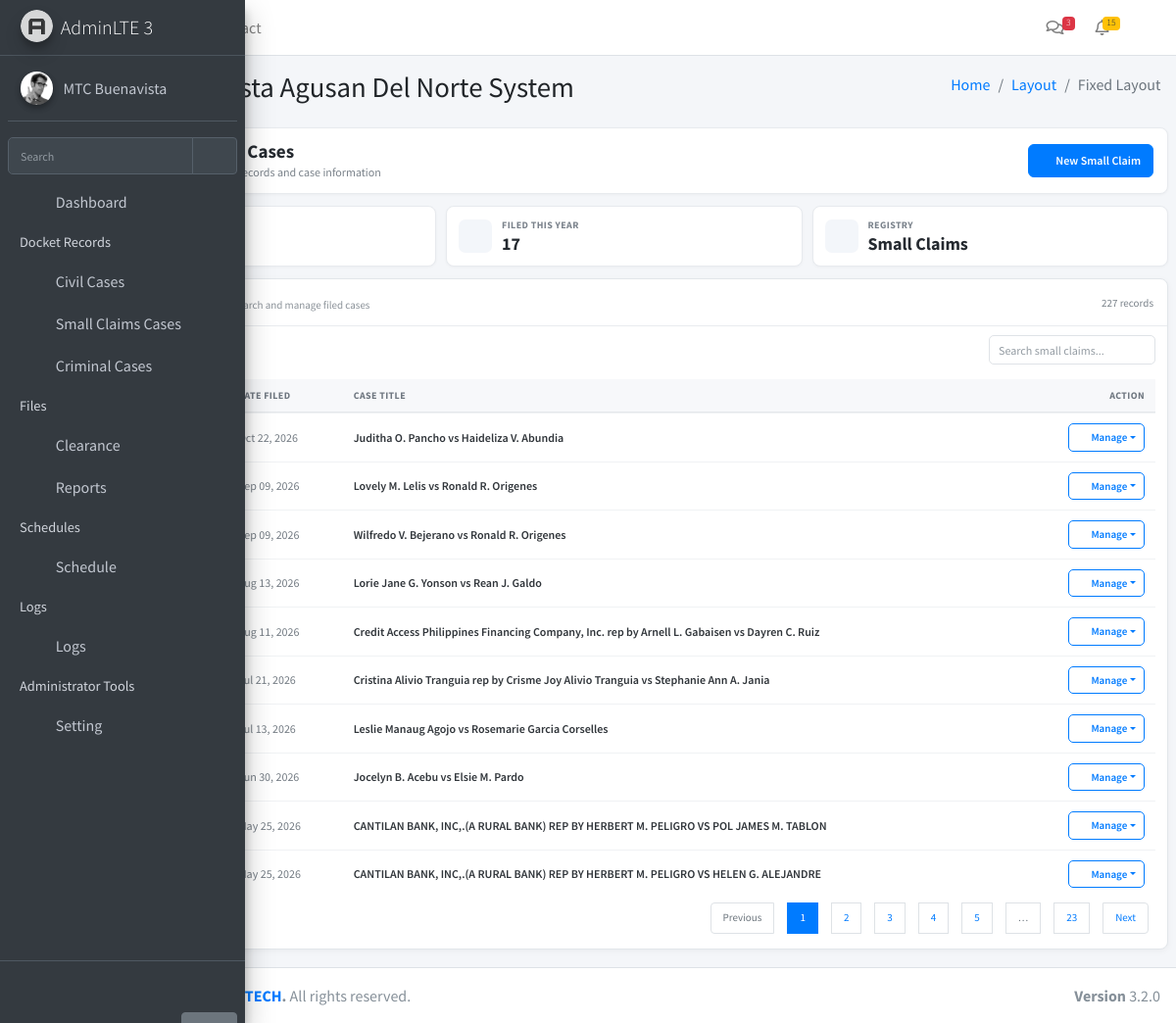
Page /cases/scc (signed in) on the committed database.
### app/models.py (models this page shows, shortened)
class Module(db.Model):
    __tablename__ = 'modules'
    id = db.Column(db.Integer, primary_key=True)
    name = db.Column(db.String(255), nullable=False)
    icon = db.Column(db.String(255), nullable=False)
    description = db.Column(db.Text, nullable=True)
    url = db.Column(db.String(255), nullable=True)
    created_at = db.Column(db.DateTime, default=datetime.utcnow)
    updated_at = db.Column(db.DateTime, default=datetime.utcnow, onupdate=datetime.utcnow)

class Cases(db.Model):
    __tablename__ = "cases"
    id = db.Column(db.Integer, primary_key=True)
    case_number = db.Column(db.String(100), nullable=False, unique=True, index=True)
    title = db.Column(db.Text, nullable=False)          # e.g. "Juan Dela Cruz vs Pedro Santos"
    nature = db.Column(db.Text, nullable=True)          # e.g. "Collection of Sum of Money"
    date_filed = db.Column(db.Date, nullable=True)
    case_type = db.Column(
        db.String(50),
        nullable=False,
        index=True
    )
    action = db.Column(
    db.JSON,
    nullable=False,
    default=lambda: {
        "revived_date": "",
        "decision_date": "",
        "decision_type": "",
        "archived_date": "",
        "referred_date": "",
        "hearing_pretrial": "",
        "hearing_initialpretrial": "",
        "tad": "",
    }
        )
    information = db.Column(
        db.JSON,
        nullable=False,
        default=lambda: {
            "plaintiffs": [],
            "defendants": [],
            "amount_claimed": "",
            "property_location": "",
            "election_details": "",
            "summary_procedure_tag": False,
        }
    )
    filepath = db.Column(db.Text, nullable=True)
    created_at = db.Column(
        db.DateTime,
        default=datetime.utcnow,
        nullable=False
    )
    updated_at = db.Column(
        db.DateTime,
        default=datetime.utcnow,
        onupdate=datetime.utcnow,
        nullable=False
    )

### app/routes/other_case.py (the view)
@cases_bp.route('/scc')
@login_required
@require_module(7)
def small_claims():
    CourtRecordsSclaims = (
        Cases.query
        .filter(func.lower(Cases.case_type) == "smallclaims")
        .order_by(
            cast(
                func.substr(
                    Cases.case_number,
                    4,
                    func.instr(
                        func.substr(Cases.case_number, 4),
                        "-"
                    ) - 1
                ),
                Integer
            ).desc()
        )
        .all()
    )
    return render_template(
        "cases/small_claims/index.html",
        CourtRecordsSclaims=CourtRecordsSclaims
    )

### app/__init__.py (called while the page is built)
def create_app():
    app = Flask(__name__)
    app.config.from_object(Config)
    db.init_app(app)
    login_manager.init_app(app)
    login_manager.login_view = 'auth.login'
    from app.models import User, Setting, Module
    @login_manager.user_loader
    def load_user(user_id):
        return User.query.get(int(user_id))
    @app.context_processor
    def inject_globals():
        modules = Module.query.all()
        user_modules = []
        if current_user.is_authenticated and current_user.role:
            user_modules = current_user.role.modules
        settings = {s.function_desc: s.function for s in Setting.query.all()}
        return dict(modules=modules, user_modules=user_modules, settings=settings)
    from app.routes import blueprints
    for bp in blueprints:
        app.register_blueprint(bp)
    with app.app_context():
        db.create_all()
    return app

### app/templates/cases/small_claims/index.html (shortened to what this page needs)
{% extends "layouts/layout1.html" %}
{% block content %}
<section class="smallclaims-page">
  <div class="sc-toolbar">
    <div class="d-flex align-items-center justify-content-between flex-wrap">
      <div class="sc-heading">
        <div class="sc-icon"></div>
        <div>
          <h1>Small Claims Cases</h1>
          <p>Small claims docket records and case information</p>
        </div>
      </div>
      <button type="button" class="btn btn-primary sc-btn" onclick="createModal('smallclaim')">
        <i class="fas fa-plus mr-1"></i> New Small Claim
      </button>
    </div>
  </div>
  <div class="sc-stats">
    <div class="sc-stat"><div class="sc-stat-icon"></div><div><div class="sc-label">Total Small Claims</div><div class="sc-value">{{ CourtRecordsSclaims|length }}</div></div></div>
    <div class="sc-stat"><div class="sc-stat-icon"><i class="fas fa-calendar-alt"></i></div><div><div class="sc-label">Filed This Year</div><div class="sc-value" id="scFiledThisYear">0</div></div></div>
    <div class="sc-stat"><div class="sc-stat-icon"><i class="fas fa-list"></i></div><div><div class="sc-label">Registry</div><div class="sc-value">Small Claims</div></div></div>
  </div>
  <div class="sc-registry">
    <div class="sc-registry-header">
      <div><span class="registry-title">Small Claims Registry</span><span class="registry-subtitle">Search and manage filed cases</span></div>
      <span class="registry-count">{{ CourtRecordsSclaims|length }} record{% if CourtRecordsSclaims|length != 1 %}s{% endif %}</span>
    </div>
    <div class="sc-table-wrap">
      <table id="example2" class="table table-hover">
        <thead><tr><th>Case Number</th><th>Date Filed</th><th>Case Title</th><th class="text-right">Action</th></tr></thead>
        <tbody>
          {% for smallcase in CourtRecordsSclaims %}
          <tr>
            <td><span class="sc-number">{{ smallcase.case_number }}</span></td>
            <td class="sc-date">{{ smallcase.date_filed.strftime('%b %d, %Y') if smallcase.date_filed else '—' }}</td>
            <td><div class="sc-title" title="{{ smallcase.title or '' }}">{{ smallcase.title or 'Untitled case' }}</div></td>
            <td class="text-right">
              <div class="dropdown">
                <button type="button" class="btn btn-outline-primary btn-sm sc-action dropdown-toggle" data-toggle="dropdown" aria-haspopup="true" aria-expanded="false"><i class="fas fa-cog mr-1"></i> Manage</button>
              </div>
            </td>
          </tr>
          {% endfor %}
        </tbody>
      </table>
    </div>
  </div>
</section>
{% endblock %}

### app/templates/layouts/partials/navbar.html (shortened to what this page needs)
<nav class="mt-2">
  <ul class="nav nav-pills nav-sidebar flex-column nav-child-indent" data-widget="treeview" role="menu" data-accordion="false">
    <li class="nav-item">
      <a href="/dashboard" class="nav-link">
        <i class="nav-icon fas fa-tachometer-alt"></i>
        <p>Dashboard</p>
      </a>
    </li>
{% if user_modules %}
  <li class="nav-header">Docket Records</li>
  {% set standalone_modules = modules
    | selectattr('id', 'in', user_modules)
    | selectattr('id', 'in', [6,7,9,10])
    | list %}
  {% for m in standalone_modules %}
    <li class="nav-item">
      <a href="/{{ m.url }}" class="nav-link">
        <i class="nav-icon fa {{ m.icon }}"></i>
        <p>{{ m.name }}</p>
      </a>
    </li>
  {% endfor %}
{% endif %}
{% set cert_modules = modules
  | selectattr('id', 'in', user_modules)
  | selectattr('id', 'in', [5,16])
  | list %}
{% if cert_modules %}
  <li class="nav-header">Files</li>
   {% for m in cert_modules %}
        <li class="nav-item">
          <a href="/{{ m.url }}" class="nav-link">
            <i class="nav-icon fa {{ m.icon }}"></i>
            <p>{{ m.name }}</p>
          </a>
        </li>
      {% endfor %}
{% endif %}
{% set sched_modules = modules
  | selectattr('id', 'in', user_modules)
  | selectattr('id', 'in', [11,12])
  | list %}
{% if sched_modules %}
  <li class="nav-header">Schedules</li>
  <li class="nav-item {% if request.path in ['/schedule/court', '/schedule/wedding'] %}menu-is-opening menu-open{% endif %}">
    <a href="#" class="nav-link {% if request.path in ['/schedule/court', '/schedule/wedding'] %}active{% endif %}">
      <i class="nav-icon fas fa-calendar-alt"></i>
      <p>
        Schedule
        <i class="right fas fa-angle-left"></i>
      </p>
    </a>
  </li>
{% endif %}
{% set logs_modules = modules
  | selectattr('id', 'in', user_modules)
  | selectattr('id', 'in', [13,14,15])
  | list %}
{% if logs_modules %}
  <li class="nav-header">Logs</li>
  <li class="nav-item">
    <a href="#" class="nav-link">
      <i class="nav-icon fas fa-clipboard-list"></i>
      <p>
        Logs
        <i class="right fas fa-angle-left"></i>
      </p>
    </a>
  </li>
{% endif %}
    {% if user_modules %}
      {% set admin_modules = modules
        | selectattr('id', 'in', user_modules)
        | selectattr('id', 'in', [1,2,3,4])
        | list %}
 {% set admin_paths = ['/roles', '/users', '/modules', '/settings'] %}
{% if admin_modules %}
  <li class="nav-header">Administrator Tools</li>
  <li class="nav-item {% if request.path.rstrip('/') in admin_paths %}menu-is-opening menu-open{% endif %}">
    <a href="#"
       class="nav-link {% if request.path.rstrip('/') in admin_paths %}active{% endif %}">
      <i class="nav-icon fas fa-cogs"></i>
      <p>
        Setting
        <i class="right fas fa-angle-left"></i>
      </p>
    </a>
  </li>
{% endif %}
    {% endif %}
  </ul>
</nav>

### app/templates/cases/small_claims/index.html (style rules this page uses)
.smallclaims-page { width:100%; max-width:100%; flex:0 0 100%; padding:0 0 18px; }
.sc-toolbar { background:#fff; border:1px solid #e7eaee; border-radius:8px; padding:12px 14px; margin-bottom:12px; box-shadow:0 1px 3px rgba(0,0,0,.04); }
.sc-heading { display:flex; align-items:center; min-width:0; }
.sc-icon { width:34px; height:34px; border-radius:7px; background:#eef5ff; color:#0d6efd; display:flex; align-items:center; justify-content:center; margin-right:10px; flex:0 0 auto; }
.sc-heading h1 { font-size:19px; line-height:1.2; margin:0; font-weight:700; color:#252a30; }
.sc-heading p { margin:2px 0 0; font-size:12px; color:#7a828a; }
.sc-btn { border-radius:6px; font-size:12px; font-weight:600; padding:7px 12px; }
.sc-stats { display:grid; grid-template-columns:repeat(3,minmax(0,1fr)); gap:10px; margin-bottom:12px; }
.sc-stat { background:#fff; border:1px solid #e7eaee; border-radius:8px; padding:10px 12px; min-height:62px; display:flex; align-items:center; box-shadow:0 1px 3px rgba(0,0,0,.035); }
.sc-stat-icon { width:34px; height:34px; border-radius:7px; background:#f3f6fa; color:#647180; display:flex; align-items:center; justify-content:center; margin-right:10px; flex:0 0 auto; }
.sc-label { font-size:10px; text-transform:uppercase; letter-spacing:.04em; color:#7b838c; font-weight:700; line-height:1.2; }
.sc-value { font-size:18px; font-weight:700; color:#252a30; line-height:1.2; margin-top:2px; }
.sc-registry { width:100%; border:1px solid #e2e6ea; border-radius:8px; box-shadow:0 2px 7px rgba(0,0,0,.045); overflow:visible; background:#fff; }
.sc-registry-header { min-height:48px; padding:10px 14px; border-bottom:1px solid #e9ecef; display:flex; align-items:center; justify-content:space-between; gap:12px; }
.registry-title { margin:0; font-size:14px; font-weight:700; color:#30353a; }
.registry-subtitle { font-size:11px; color:#8a9198; margin-left:7px; }
.registry-count { font-size:11px; color:#7a828a; white-space:nowrap; }
.sc-table-wrap { width:100%; overflow-x:auto; }
#example2 { width:100% !important; margin:0 !important; }
#example2 thead th { background:#f7f8fa; border-top:0; border-bottom:1px solid #e5e8eb; color:#6f7780; font-size:10px; text-transform:uppercase; letter-spacing:.04em; font-weight:700; padding:9px 11px; white-space:nowrap; }
#example2 tbody td { padding:10px 11px; vertical-align:middle; font-size:12px; border-top:1px solid #f0f2f4; }
.sc-number { font-weight:700; color:#1769d1; white-space:nowrap; }
.sc-title { max-width:850px; white-space:nowrap; overflow:hidden; text-overflow:ellipsis; font-weight:600; color:#30353a; }
.sc-date { white-space:nowrap; color:#737b83; }
.sc-action { border-radius:5px !important; font-size:11px; font-weight:600; padding:5px 8px; }

### rows in the picture
Module: name "Civil Cases"
Module: name "Small Claims Cases"
Module: name "Criminal Cases"
Module: name "Clearance"
Module: name "Reports"
Cases: date_filed "Oct 22, 2026", title "Juditha O. Pancho vs Haideliza V. Abundia"
Cases: date_filed "Sep 09, 2026", title "Lovely M. Lelis vs Ronald R. Origenes"
Cases: date_filed "Sep 09, 2026", title "Wilfredo V. Bejerano vs Ronald R. Origenes"
Cases: date_filed "Aug 13, 2026", title "Lorie Jane G. Yonson vs Rean J. Galdo"
Cases: date_filed "Aug 11, 2026", title "Credit Access Philippines Financing Company, Inc. rep by Arnell L. Gabaisen vs Dayren C. Ruiz"
Cases: date_filed "Jul 21, 2026", title "Cristina Alivio Tranguia rep by Crisme Joy Alivio Tranguia vs Stephanie Ann A. Jania"
Cases: date_filed "Jul 13, 2026", title "Leslie Manaug Agojo vs Rosemarie Garcia Corselles"
Cases: date_filed "Jun 30, 2026", title "Jocelyn B. Acebu vs Elsie M. Pardo"
Cases: date_filed "May 25, 2026", title "CANTILAN BANK, INC,.(A RURAL BANK) REP BY HERBERT M. PELIGRO VS POL JAMES M. TABLON"
Cases: date_filed "May 25, 2026", title "CANTILAN BANK, INC,.(A RURAL BANK) REP BY HERBERT M. PELIGRO VS HELEN G. ALEJANDRE"

### other values in the picture
{{ CourtRecordsSclaims|length }} "227"
